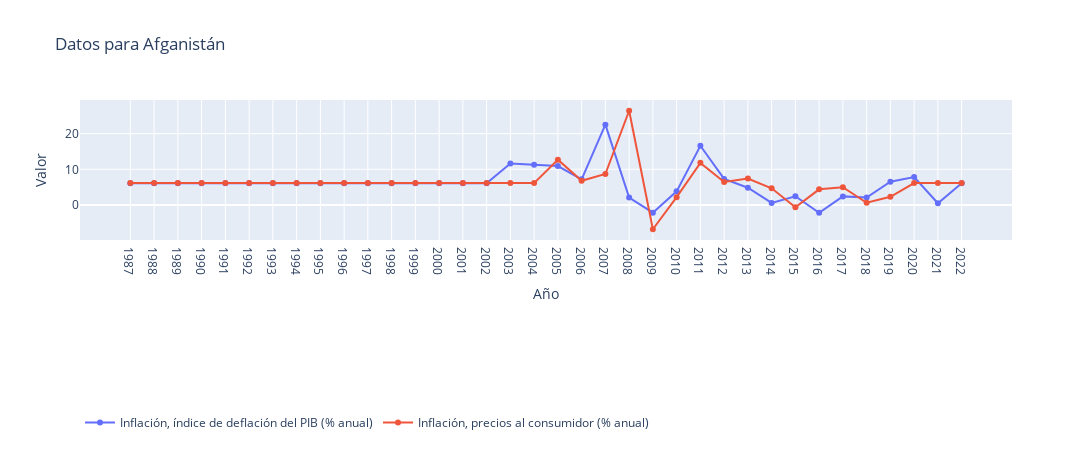

Notebook code for this chart:
### Markdown cell above
## Observemos la distribución de los factores por cada país a continuación

### Code cell
# Obtener los factores únicos por país
factores_por_pais = df_filled.groupby(['país'])['factor_(serie)'].unique().apply(list).to_dict()

# Crear una lista con los nombres de los países en el DataFrame
paises = df_filled['país'].unique().tolist()

# Crear un widget de menú desplegable (dropdown) para seleccionar un país
dropdown_paises = widgets.Dropdown(
    options=paises,
    description='Seleccionar país:'
)

# Función para graficar los datos por país seleccionado
def graficar_datos_por_pais(pais):
    
    datos_pais = df_filled[df_filled['país'] == pais]

    fig = go.Figure()
    
    for factor in factores_por_pais[pais]:
        datos_factor = datos_pais[datos_pais['factor_(serie)'] == factor]
        fig.add_trace(go.Scatter(x=datos_factor['Año'], y=datos_factor['Valor'], mode='lines+markers', name=factor))
    
    fig.update_layout(
        title=f'Datos para {pais}',
        xaxis_title='Año',
        yaxis_title='Valor',
        legend=dict(x=0, y=-1.2, orientation='h'),
        height=450,
        width=1200
    )
    fig.show()

# Mostrar un widget vacío para eliminar el gráfico por defecto
display(widgets.Output())

# Interactividad: enlazar el widget de menú desplegable a la función de graficado
widgets.interactive(graficar_datos_por_pais, pais=dropdown_paises)

### Figure 1 — Plotly figure (JSON) as saved in the notebook; plotly's stock layout.template omitted (floating-point values rounded to 4 significant figures)
{"data": [{"mode": "lines+markers", "name": "Inflación, índice de deflación del PIB (% anual)", "type": "scatter", "x": ["1987", "1988", "1989", "1990", "1991", "1992", "1993", "1994", "1995", "1996", "1997", "1998", "1999", "2000", "2001", "2002", "2003", "2004", "2005", "2006", "2007", "2008", "2009", "2010", "2011", "2012", "2013", "2014", "2015", "2016", "2017", "2018", "2019", "2020", "2021", "2022"], "y": [6.113, 6.113, 6.113, 6.113, 6.113, 6.113, 6.113, 6.113, 6.113, 6.113, 6.113, 6.113, 6.113, 6.113, 6.113, 6.113, 11.66, 11.27, 10.91, 7.2, 22.53, 2.096, -2.163, 3.815, 16.59, 7.302, 4.823, 0.5669, 2.448, -2.197, 2.404, 2.071, 6.521, 7.822, 0.4774, 6.113]}, {"mode": "lines+markers", "name": "Inflación, precios al consumidor (% anual)", "type": "scatter", "x": ["1987", "1988", "1989", "1990", "1991", "1992", "1993", "1994", "1995", "1996", "1997", "1998", "1999", "2000", "2001", "2002", "2003", "2004", "2005", "2006", "2007", "2008", "2009", "2010", "2011", "2012", "2013", "2014", "2015", "2016", "2017", "2018", "2019", "2020", "2021", "2022"], "y": [6.125, 6.125, 6.125, 6.125, 6.125, 6.125, 6.125, 6.125, 6.125, 6.125, 6.125, 6.125, 6.125, 6.125, 6.125, 6.125, 6.125, 6.125, 12.69, 6.785, 8.681, 26.42, -6.811, 2.179, 11.8, 6.441, 7.386, 4.674, -0.6617, 4.384, 4.976, 0.6261, 2.302, 6.125, 6.125, 6.125]}], "layout": {"height": 450, "legend": {"orientation": "h", "x": 0, "y": -1.2}, "title": {"text": "Datos para Afganistán"}, "width": 1200, "xaxis": {"title": {"text": "Año"}}, "yaxis": {"title": {"text": "Valor"}}}}
